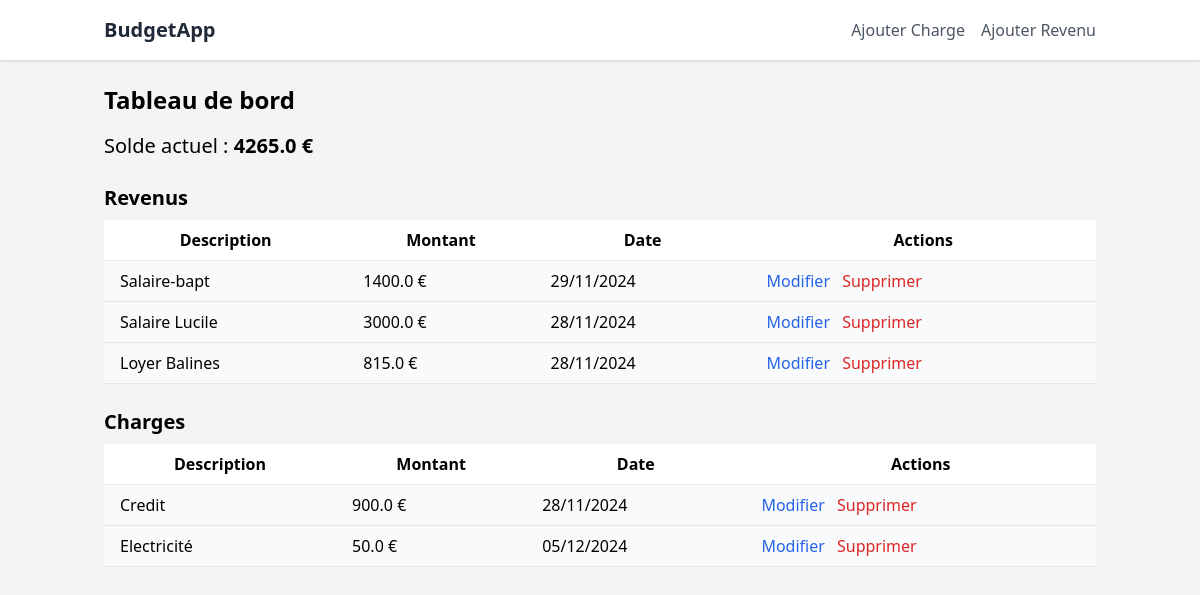
The page / on the database its author committed.
### app/models.py (models this page shows, shortened)
class Revenue(db.Model):
    __tablename__ = 'revenues'
    id = db.Column(db.Integer, primary_key=True)
    description = db.Column(db.String(128), nullable=False)
    amount = db.Column(db.Float, nullable=False)
    date = db.Column(db.Date, nullable=False)

class Charge(db.Model):
    __tablename__ = 'charges'
    id = db.Column(db.Integer, primary_key=True)
    description = db.Column(db.String(128), nullable=False)
    amount = db.Column(db.Float, nullable=False)
    date = db.Column(db.Date, nullable=False)

### app/routes.py (the view)
@app.route('/')
def index():
    charges = Charge.query.all()
    revenues = Revenue.query.all()
    total_charges = sum(charge.amount for charge in charges)
    total_revenues = sum(revenue.amount for revenue in revenues)
    balance = total_revenues - total_charges
    delete_form = DeleteForm()
    return render_template('index.html', charges=charges, revenues=revenues, balance=balance, delete_form=delete_form)

### app/templates/index.html (shortened to what this page needs)
{% extends 'base.html' %}
{% block content %}
<h1 class="text-2xl font-bold mb-4">Tableau de bord</h1>
<h3 class="text-xl mb-2">Solde actuel : <span class="font-semibold">{{ balance }} €</span></h3>
<h2 class="text-xl font-semibold mt-6 mb-2">Revenus</h2>
<table class="min-w-full bg-white">
    <thead>
        <tr>
            <th class="py-2 px-4 border-b">Description</th>
            <th class="py-2 px-4 border-b">Montant</th>
            <th class="py-2 px-4 border-b">Date</th>
            <th class="py-2 px-4 border-b">Actions</th>
        </tr>
    </thead>
    <tbody>
        {% for revenue in revenues %}
        <tr class="bg-gray-50">
            <td class="py-2 px-4 border-b">{{ revenue.description }}</td>
            <td class="py-2 px-4 border-b">{{ revenue.amount }} €</td>
            <td class="py-2 px-4 border-b">{{ revenue.date.strftime('%d/%m/%Y') }}</td>
            <td class="py-2 px-4 border-b">
                <a href="{{ url_for('edit_revenue', id=revenue.id) }}" class="text-blue-600 hover:text-blue-800 mr-2">Modifier</a>
                <form action="{{ url_for('delete_revenue', id=revenue.id) }}" method="post" class="inline">
                    <button type="submit" class="text-red-600 hover:text-red-800">Supprimer</button>
                </form>
            </td>
        </tr>
        {% endfor %}
    </tbody>
</table>
<h2 class="text-xl font-semibold mt-6 mb-2">Charges</h2>
<table class="min-w-full bg-white">
    <thead>
        <tr>
            <th class="py-2 px-4 border-b">Description</th>
            <th class="py-2 px-4 border-b">Montant</th>
            <th class="py-2 px-4 border-b">Date</th>
            <th class="py-2 px-4 border-b">Actions</th>
        </tr>
    </thead>
    <tbody>
        {% for charge in charges %}
        <tr class="bg-gray-50">
            <td class="py-2 px-4 border-b">{{ charge.description }}</td>
            <td class="py-2 px-4 border-b">{{ charge.amount }} €</td>
            <td class="py-2 px-4 border-b">{{ charge.date.strftime('%d/%m/%Y') }}</td>
            <td class="py-2 px-4 border-b">
                <a href="{{ url_for('edit_charge', id=charge.id) }}" class="text-blue-600 hover:text-blue-800 mr-2">Modifier</a>
                <form action="{{ url_for('delete_charge', id=charge.id) }}" method="post" class="inline">
                    <button type="submit" class="text-red-600 hover:text-red-800">Supprimer</button>
                </form>
            </td>
        </tr>
        {% endfor %}
    </tbody>
</table>
{% endblock %}

### app/templates/base.html (shortened to what this page needs)
<!DOCTYPE html>
<html lang="fr">
<head>
    <link href="https://cdn.jsdelivr.net/npm/tailwindcss@2.2.19/dist/tailwind.min.css" rel="stylesheet">
</head>
<body class="bg-gray-100">
    <nav class="bg-white shadow">
        <div class="container mx-auto px-4 py-4">
            <div class="flex items-center justify-between">
                <a class="text-xl font-bold text-gray-800" href="{{ url_for('index') }}">BudgetApp</a>
                <div class="flex space-x-4">
                    <a class="text-gray-600 hover:text-gray-800" href="{{ url_for('add_charge') }}">Ajouter Charge</a>
                    <a class="text-gray-600 hover:text-gray-800" href="{{ url_for('add_revenue') }}">Ajouter Revenu</a>
                </div>
            </div>
        </div>
    </nav>
    <div class="container mx-auto px-4 py-6">
        {% block content %}{% endblock %}
    </div>
</body>
</html>

### rows shown on the page
Revenue: description "Salaire-bapt", amount "1400.0", date "29/11/2024"
Revenue: description "Salaire Lucile", amount "3000.0", date "28/11/2024"
Revenue: description "Loyer Balines", amount "815.0", date "28/11/2024"
Charge: description "Credit", amount "900.0", date "28/11/2024"
Charge: description "Electricité", amount "50.0", date "05/12/2024"

### other values the page prints
{{ balance }} "4265.0"
